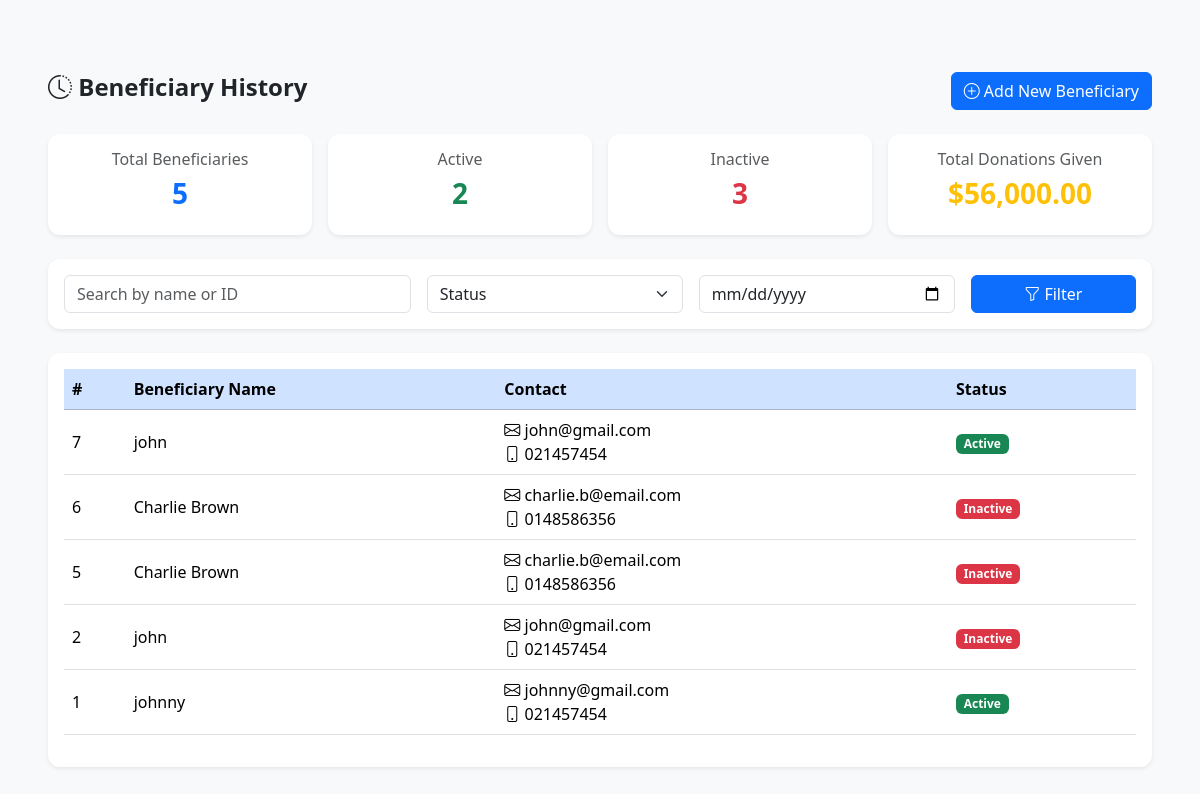
/pages/admin/beneficiary/beneficiary_history.php, run on the app's committed database.
### tables this page shows
CREATE TABLE `beneficiaries` (
  `id` int(11) NOT NULL,
  `name` varchar(255) DEFAULT NULL,
  `email` varchar(255) DEFAULT NULL,
  `phone` varchar(20) DEFAULT NULL,
  `address` text DEFAULT NULL,
  `required_support` text DEFAULT NULL,
  `created_at` timestamp NOT NULL DEFAULT current_timestamp(),
  `user_id` int(11) DEFAULT NULL,
  `status` varchar(50) DEFAULT 'Inactive'
);

### pages/admin/beneficiary/beneficiary_history.php (the view, shortened to what this page needs)
<?php
include('config.php');
$beneficiaries = [];
$active_beneficiaries = 0;
$inactive_beneficiaries = 0;
$total_donations_sum = 0;
$result = mysqli_query($dms, "
    SELECT
        id,
        name,
        email,
        phone,
        required_support,
        created_at,
        status
    FROM
        beneficiaries
    ORDER BY
        created_at DESC
");
if ($result) {
    while ($row = mysqli_fetch_assoc($result)) {
        $beneficiaries[] = $row;
    }
}
$total_donations_result = mysqli_query($dms, "
    SELECT COALESCE(SUM(amount), 0) AS total_donations FROM donations
");
if ($total_donations_result) {
    $total_donations_data = mysqli_fetch_assoc($total_donations_result);
    $total_donations_sum = $total_donations_data['total_donations'];
}
$total_beneficiaries = count($beneficiaries);
foreach ($beneficiaries as $b) {
    if (isset($b['status'])) {
        if ($b['status'] === 'Active') {
            $active_beneficiaries++;
        } else {
            $inactive_beneficiaries++;
        }
    }
}
?>
<!DOCTYPE html>
<html lang="en">
<head>
    <link href="https://cdn.jsdelivr.net/npm/bootstrap@5.3.3/dist/css/bootstrap.min.css" rel="stylesheet">
    <link rel="stylesheet" href="https://cdn.jsdelivr.net/npm/bootstrap-icons@1.11.3/font/bootstrap-icons.css">
</head>
<body>
<div class="container-fluid mt-4 p-5">
    <div class="row">
        <div class="col-md-12 mx-auto">
            <div class="d-flex justify-content-between align-items-center mb-4">
                <h4 class="fw-bold"><i class="bi bi-clock-history"></i> Beneficiary History</h4>
                <a href="home.php?page=13" class="btn btn-primary"><i class="bi bi-plus-circle"></i> Add New Beneficiary</a>
            </div>
            <div class="row g-3 mb-4">
                <div class="col-md-3">
                    <div class="card shadow-sm border-0">
                        <div class="card-body text-center">
                            <h6 class="text-muted">Total Beneficiaries</h6>
                            <h3 class="fw-bold text-primary"><?= $total_beneficiaries ?></h3>
                        </div>
                    </div>
                </div>
                <div class="col-md-3">
                    <div class="card shadow-sm border-0">
                        <div class="card-body text-center">
                            <h6 class="text-muted">Active</h6>
                            <h3 class="fw-bold text-success"><?= $active_beneficiaries ?></h3>
                        </div>
                    </div>
                </div>
                <div class="col-md-3">
                    <div class="card shadow-sm border-0">
                        <div class="card-body text-center">
                            <h6 class="text-muted">Inactive</h6>
                            <h3 class="fw-bold text-danger"><?= $inactive_beneficiaries ?></h3>
                        </div>
                    </div>
                </div>
                <div class="col-md-3">
                    <div class="card shadow-sm border-0">
                        <div class="card-body text-center">
                            <h6 class="text-muted">Total Donations Given</h6>
                            <h3 class="fw-bold text-warning">$<?= number_format($total_donations_sum, 2) ?></h3>
                        </div>
                    </div>
                </div>
            </div>
            <div class="card shadow-sm border-0 mb-4">
                <div class="card-body">
                    <form class="row g-3" action="" method="get">
                        <div class="col-md-4">
                            <input type="text" class="form-control" name="search" placeholder="Search by name or ID" value="<?= htmlspecialchars($_GET['search'] ?? '') ?>">
                        </div>
                        <div class="col-md-3">
                            <select class="form-select" name="status">
                                <option value="">Status</option>
                            </select>
                        </div>
                        <div class="col-md-3">
                            <input type="date" class="form-control" name="from_date" placeholder="From Date" value="<?= htmlspecialchars($_GET['from_date'] ?? '') ?>">
                        </div>
                        <div class="col-md-2">
                            <button type="submit" class="btn btn-primary w-100"><i class="bi bi-funnel"></i> Filter</button>
                        </div>
                    </form>
                </div>
            </div>
            <div class="card shadow-sm border-0">
                <div class="card-body">
                    <div class="table-responsive">
                        <table class="table table-hover align-middle">
                            <thead class="table-primary">
                                <tr>
                                    <th>#</th>
                                    <th>Beneficiary Name</th>
                                    <th>Contact</th>
                                    <th>Status</th>
                                </tr>
                            </thead>
                            <tbody>
                                <?php if (empty($beneficiaries)): ?>
                                    <tr>
                                        <td colspan="5" class="text-center">No beneficiaries found.</td>
                                    </tr>
                                <?php else: ?>
                                    <?php foreach ($beneficiaries as $index => $b): ?>
                                        <tr>
                                            <td><?= htmlspecialchars($b['id']) ?></td>
                                            <td><?= htmlspecialchars($b['name']) ?></td>
                                            <td>
                                                <i class="bi bi-envelope"></i> <?= htmlspecialchars($b['email']) ?><br>
                                                <i class="bi bi-phone"></i> <?= htmlspecialchars($b['phone']) ?>
                                            </td>
                                            <td>
                                                <?php
                                                $badge_class = ($b['status'] === 'Active') ? 'bg-success' : 'bg-danger';
                                                echo '<span class="badge ' . $badge_class . '">' . htmlspecialchars($b['status']) . '</span>';
                                                ?>
                                            </td>
                                        </tr>
                                    <?php endforeach; ?>
                                <?php endif; ?>
                            </tbody>
                        </table>
                    </div>
                </div>
            </div>
        </div>
    </div>
</div>
</body>
</html>

### pages/admin/beneficiary/beneficiary_history.php (style rules this page uses)
body { background-color: #f8f9fa; }
.card { border: none; box-shadow: 0 0.5rem 1rem rgba(0, 0, 0, 0.05); border-radius: 0.75rem; }
.fw-bold { font-weight: 700 !important; }

### data on the page
beneficiaries: id "7", name "john", email "john@gmail.com", phone "021457454", status "Active"
beneficiaries: id "6", name "Charlie Brown", email "charlie.b@email.com", phone "0148586356", status "Inactive"
beneficiaries: id "5", name "Charlie Brown", email "charlie.b@email.com", phone "0148586356", status "Inactive"
beneficiaries: id "2", name "john", email "john@gmail.com", phone "021457454", status "Inactive"
beneficiaries: id "1", name "johnny", email "johnny@gmail.com", phone "021457454", status "Active"

### other printed values
$total_beneficiaries "5"
$active_beneficiaries "2"
$inactive_beneficiaries "3"
$total_donations_sum "56,000.00"
